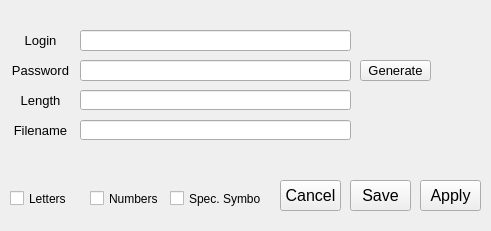
<?xml version="1.0" encoding="UTF-8"?>
<ui version="4.0">
 <class>MainWindow</class>
 <widget class="QMainWindow" name="MainWindow">
  <property name="geometry">
   <rect>
    <x>0</x>
    <y>0</y>
    <width>491</width>
    <height>231</height>
   </rect>
  </property>
  <property name="minimumSize">
   <size>
    <width>491</width>
    <height>226</height>
   </size>
  </property>
  <property name="windowTitle">
   <string>MainWindow</string>
  </property>
  <widget class="QWidget" name="centralwidget">
   <widget class="QPushButton" name="apply_button">
    <property name="geometry">
     <rect>
      <x>420</x>
      <y>180</y>
      <width>61</width>
      <height>31</height>
     </rect>
    </property>
    <property name="font">
     <font>
      <pointsize>12</pointsize>
     </font>
    </property>
    <property name="text">
     <string>Apply</string>
    </property>
   </widget>
   <widget class="QLineEdit" name="login_field">
    <property name="geometry">
     <rect>
      <x>80</x>
      <y>30</y>
      <width>271</width>
      <height>21</height>
     </rect>
    </property>
    <property name="font">
     <font>
      <pointsize>12</pointsize>
     </font>
    </property>
   </widget>
   <widget class="QLineEdit" name="password_field">
    <property name="geometry">
     <rect>
      <x>80</x>
      <y>60</y>
      <width>271</width>
      <height>21</height>
     </rect>
    </property>
    <property name="font">
     <font>
      <pointsize>12</pointsize>
     </font>
    </property>
    <property name="text">
     <string/>
    </property>
   </widget>
   <widget class="QLabel" name="password">
    <property name="geometry">
     <rect>
      <x>10</x>
      <y>60</y>
      <width>61</width>
      <height>21</height>
     </rect>
    </property>
    <property name="font">
     <font>
      <pointsize>10</pointsize>
     </font>
    </property>
    <property name="text">
     <string>Password</string>
    </property>
    <property name="alignment">
     <set>Qt::AlignCenter</set>
    </property>
   </widget>
   <widget class="QLabel" name="login">
    <property name="geometry">
     <rect>
      <x>10</x>
      <y>30</y>
      <width>61</width>
      <height>21</height>
     </rect>
    </property>
    <property name="font">
     <font>
      <pointsize>10</pointsize>
     </font>
    </property>
    <property name="text">
     <string>Login</string>
    </property>
    <property name="alignment">
     <set>Qt::AlignCenter</set>
    </property>
   </widget>
   <widget class="QPushButton" name="generate_password">
    <property name="geometry">
     <rect>
      <x>360</x>
      <y>60</y>
      <width>71</width>
      <height>21</height>
     </rect>
    </property>
    <property name="font">
     <font>
      <pointsize>10</pointsize>
     </font>
    </property>
    <property name="text">
     <string>Generate</string>
    </property>
   </widget>
   <widget class="QPushButton" name="save_button">
    <property name="geometry">
     <rect>
      <x>350</x>
      <y>180</y>
      <width>61</width>
      <height>31</height>
     </rect>
    </property>
    <property name="font">
     <font>
      <pointsize>12</pointsize>
     </font>
    </property>
    <property name="text">
     <string>Save</string>
    </property>
   </widget>
   <widget class="QPushButton" name="cancel_button">
    <property name="geometry">
     <rect>
      <x>280</x>
      <y>180</y>
      <width>61</width>
      <height>31</height>
     </rect>
    </property>
    <property name="font">
     <font>
      <pointsize>12</pointsize>
     </font>
    </property>
    <property name="text">
     <string>Cancel</string>
    </property>
   </widget>
   <widget class="QCheckBox" name="letter_flag">
    <property name="geometry">
     <rect>
      <x>10</x>
      <y>190</y>
      <width>70</width>
      <height>17</height>
     </rect>
    </property>
    <property name="text">
     <string>Letters</string>
    </property>
   </widget>
   <widget class="QCheckBox" name="number_flag">
    <property name="geometry">
     <rect>
      <x>90</x>
      <y>190</y>
      <width>70</width>
      <height>17</height>
     </rect>
    </property>
    <property name="text">
     <string>Numbers</string>
    </property>
   </widget>
   <widget class="QCheckBox" name="spec_symbols_flag">
    <property name="geometry">
     <rect>
      <x>170</x>
      <y>190</y>
      <width>91</width>
      <height>17</height>
     </rect>
    </property>
    <property name="text">
     <string>Spec. Symbols</string>
    </property>
   </widget>
   <widget class="QLineEdit" name="length_field">
    <property name="geometry">
     <rect>
      <x>80</x>
      <y>90</y>
      <width>271</width>
      <height>20</height>
     </rect>
    </property>
   </widget>
   <widget class="QLabel" name="length">
    <property name="geometry">
     <rect>
      <x>10</x>
      <y>90</y>
      <width>61</width>
      <height>21</height>
     </rect>
    </property>
    <property name="font">
     <font>
      <pointsize>10</pointsize>
     </font>
    </property>
    <property name="text">
     <string>Length</string>
    </property>
    <property name="alignment">
     <set>Qt::AlignCenter</set>
    </property>
   </widget>
   <widget class="QLabel" name="filename">
    <property name="geometry">
     <rect>
      <x>10</x>
      <y>120</y>
      <width>61</width>
      <height>21</height>
     </rect>
    </property>
    <property name="font">
     <font>
      <pointsize>10</pointsize>
     </font>
    </property>
    <property name="text">
     <string>Filename</string>
    </property>
    <property name="alignment">
     <set>Qt::AlignCenter</set>
    </property>
   </widget>
   <widget class="QLineEdit" name="filename_field">
    <property name="geometry">
     <rect>
      <x>80</x>
      <y>120</y>
      <width>271</width>
      <height>20</height>
     </rect>
    </property>
   </widget>
  </widget>
 </widget>
 <resources/>
 <connections/>
</ui>
